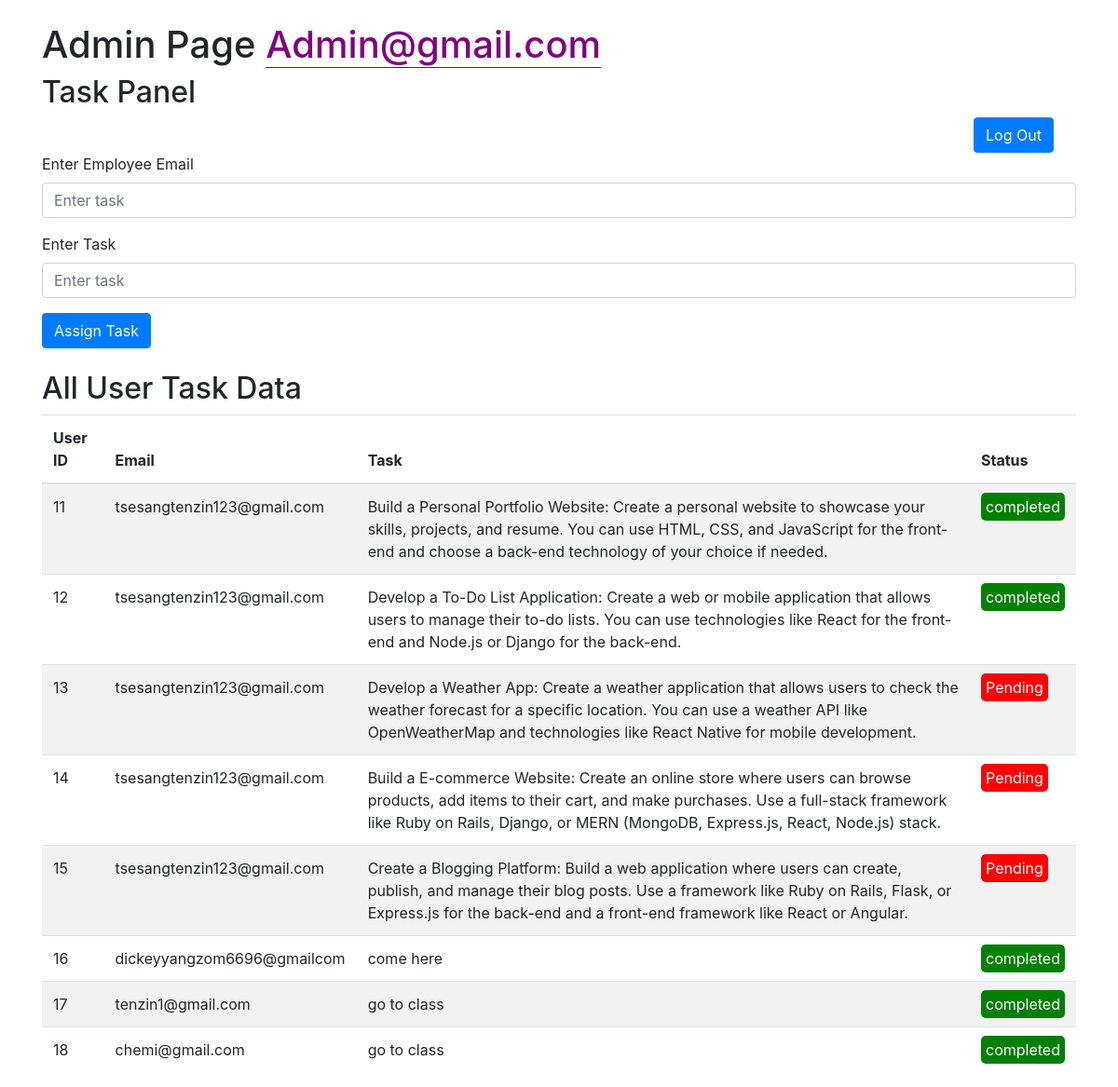
The app's page /get_all_data with its own data.
### tables this page shows
CREATE TABLE TaskList (
                taskid INTEGER PRIMARY KEY AUTOINCREMENT,
                email TEXT,
                task TEXT,
                task_completed BOOLEAN
            );

### app.py (the view)
@app.route('/get_all_data')
def get_all_data():
    db = get_db()
    cursor = db.cursor()
    cursor.execute('SELECT * FROM TaskList')
    data = cursor.fetchall()
    cursor.close()
    db.close()
    return render_template('adminpage.html', data=data)

### app.py (called while the page is built)
def get_db():
    if 'db' not in g:
        g.db = sqlite3.connect(app.config['DATABASE'])
        g.db.row_factory = sqlite3.Row
    return g.db

### templates/adminpage.html (shortened to what this page needs)
<!DOCTYPE html>
<html lang="en">
<head>
    <link rel="stylesheet" href="https://maxcdn.bootstrapcdn.com/bootstrap/4.5.2/css/bootstrap.min.css">
</head>
<body>
    <div class="container">
        <h1 class="mt-4">Admin Page <span style="color: purple; border-bottom: 1px solid purple;">Admin@gmail.com</span>
        </h1>
        <h2>Task Panel</h2>
        <a href="/logout"> <button style="margin-left: 1000px;" type="submit" class="btn btn-primary">Log Out </button></a>
        <form action="/admin" method="POST">
            <div class="form-group">
                <label for="email">Enter Employee Email</label>
                <input type="email" class="form-control" name="email" placeholder="Enter task">
            </div>
            <div class="form-group">
                <label for="task">Enter Task</label>
                <input type="text" class="form-control" name="task" placeholder="Enter task">
            </div>
            <button type="submit" class="btn btn-primary">Assign Task</button>
        </form>
        <h2 class="mt-4">All User Task Data</h2>
        <table class="table table-striped">
            <thead>
                <tr>
                    <th>User ID</th>
                    <th>Email</th>
                    <th>Task</th>
                    <th>Status</th>
                </tr>
            </thead>
            <tbody>
                {% for row in data %}
                <tr>
                    <td>{{ row.taskid }}</td>
                    <td>{{ row.email }}</td>
                    <td>{{ row.task }}</td>
                    <td>
                        {% if row.task_completed %}
                        <span style="background-color: green; color:white; border-radius: 5px;padding:5px;">completed</span>
                        {% else %}
                        <span style="background-color: red; color:white; border-radius: 5px;padding:5px;">Pending</span>
                        {% endif %}
                    </td>
                </tr>
                {% endfor %}
            </tbody>
        </table>
    </div>
</body>
</html>

### records on screen
TaskList: taskid "11", email "tsesangtenzin123@gmail.com", task "Build a Personal Portfolio Website: Create a personal website to showcase your skills, projects, and resume. You can use HTML, CSS, and JavaScript for the front-end and choose a back-end technology of your choice if needed.", task_completed "completed"
TaskList: taskid "12", email "tsesangtenzin123@gmail.com", task "Develop a To-Do List Application: Create a web or mobile application that allows users to manage their to-do lists. You can use technologies like React for the front-end and Node.js or Django for the back-end.", task_completed "completed"
TaskList: taskid "13", email "tsesangtenzin123@gmail.com", task "Develop a Weather App: Create a weather application that allows users to check the weather forecast for a specific location. You can use a weather API like OpenWeatherMap and technologies like React Native for mobile development.", task_completed "Pending"
TaskList: taskid "14", email "tsesangtenzin123@gmail.com", task "Build a E-commerce Website: Create an online store where users can browse products, add items to their cart, and make purchases. Use a full-stack framework like Ruby on Rails, Django, or MERN (MongoDB, Express.js, React, Node.js) stack.", task_completed "Pending"
TaskList: taskid "15", email "tsesangtenzin123@gmail.com", task "Create a Blogging Platform: Build a web application where users can create, publish, and manage their blog posts. Use a framework like Ruby on Rails, Flask, or Express.js for the back-end and a front-end framework like React or Angular.", task_completed "Pending"
TaskList: taskid "16", email "dickeyyangzom6696@gmailcom", task "come here", task_completed "completed"
TaskList: taskid "17", email "tenzin1@gmail.com", task "go to class", task_completed "completed"
TaskList: taskid "18", email "chemi@gmail.com", task "go to class", task_completed "completed"
